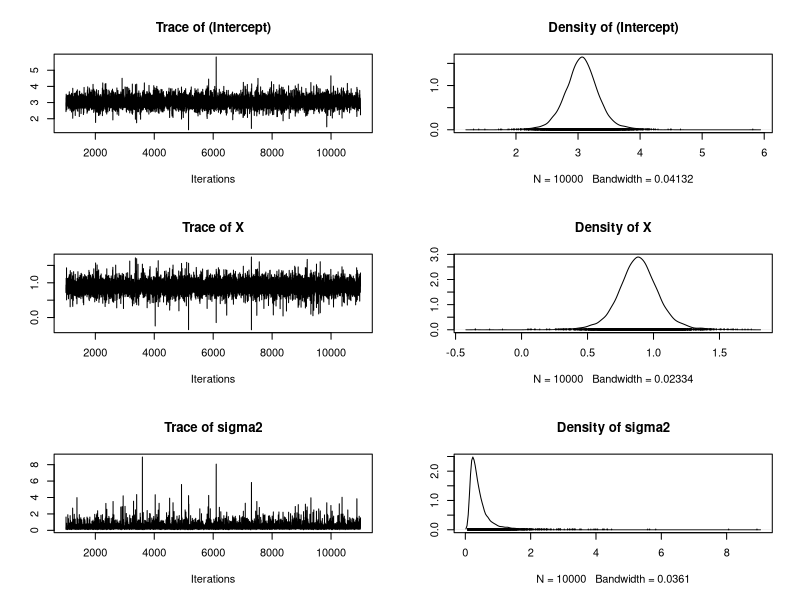

The R source for this figure: (Note: this script raises an error after producing the figure.)
library(MCMCpack)

regdata <- list(X = c(-2,-1,0,1,2,3), Y = c(1,3,3,3,5,6))
posterior <- MCMCregress(Y~X, data=regdata, burnin=1000, mcmc=10000, b0 = 0.0,B0 = 0, c0 = 2,d0 = 0.001, verbose = 1000)
plot(posterior)
summary(posterior)

library(survival)
example(tobin)
summary(tfit)
tfit.mcmc <- MCMCtobit(durable~age +quant, data = tobin,
                       mcmc = 20000, b0 = 0.0, B0 = 0, c0 = 0.001, d0 = 0.0001, verbose = 1000)
plot(tfit.mcmc)
summary(tfit.mcmc)
